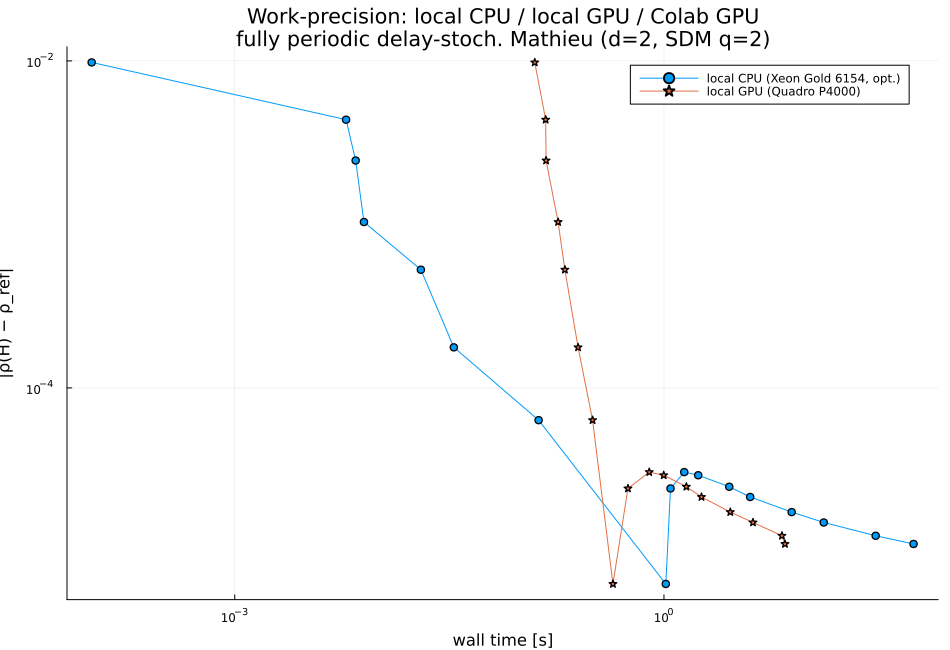

Source code (Julia):
# Combined work-precision diagram: local-CPU + local-GPU (+ Colab-GPU when
# benchmark/colab_cpu_gpu.csv exists — paste it from the Colab notebook's
# final cell). All errors are measured against the rho_ref recorded in
# benchmark/cpu_vs_gpu_wp.csv.
#
# Run:  julia --project=. benchmark/combined_wp.jl
# Out:  benchmark/combined_wp.png
using Pkg; Pkg.activate(@__DIR__)
using Plots, Printf

local_csv = joinpath(@__DIR__, "cpu_vs_gpu_wp.csv")
colab_csv = joinpath(@__DIR__, "colab_cpu_gpu.csv")

lines = readlines(local_csv)
ρ_ref = parse(Float64, split(lines[1], ":")[2])
rows = NamedTuple[]
for l in lines[3:end]
    f = split(l, ",")
    push!(rows, (p=parse(Int,f[1]), t_cpu=parse(Float64,f[2]),
                 t_gpu=parse(Float64,f[3]), ρ=parse(Float64,f[4])))
end
@printf("local: %d points, ρ_ref=%.12f\n", length(rows), ρ_ref)

plt = plot(title="Work-precision: local CPU / local GPU / Colab GPU\nfully periodic delay-stoch. Mathieu (d=2, SDM q=2)",
           xlabel="wall time [s]", ylabel="|ρ(H) − ρ_ref|",
           xscale=:log10, yscale=:log10, legend=:topright, size=(950,650))
errs = [max(abs(r.ρ-ρ_ref),1e-13) for r in rows]
plot!(plt, [max(r.t_cpu,1e-4) for r in rows], errs, marker=:circle,
      label="local CPU (Xeon Gold 6154, opt.)")
plot!(plt, [max(r.t_gpu,1e-4) for r in rows], errs, marker=:star5,
      label="local GPU (Quadro P4000)")

if isfile(colab_csv)
    clines = readlines(colab_csv)
    gpuname = startswith(clines[1],"#") ? strip(split(clines[1],":")[2]) : "Colab GPU"
    i0 = startswith(clines[1],"#") ? 3 : 2
    crows = NamedTuple[]
    for l in clines[i0:end]
        isempty(strip(l)) && continue
        f = split(l, ",")
        push!(crows, (p=parse(Int,f[1]), t_gpu=parse(Float64,f[3]),
                      ρ=parse(Float64,f[4])))
    end
    cerrs = [max(abs(r.ρ-ρ_ref),1e-13) for r in crows]
    plot!(plt, [r.t_gpu for r in crows], cerrs, marker=:diamond,
          label="Colab GPU ($gpuname)")
    # consistency check: ρ must agree at shared p
    for cr in crows
        i = findfirst(r->r.p==cr.p, rows)
        i === nothing && continue
        dis = abs(cr.ρ-rows[i].ρ)/abs(rows[i].ρ)
        dis > 1e-8 && @warn "ρ mismatch local vs colab" p=cr.p dis
    end
    println("colab: $(length(crows)) points ($gpuname)")
else
    println("(no colab CSV yet — run benchmark/colab_cpu_gpu.ipynb and save the")
    println(" printed CSV block as benchmark/colab_cpu_gpu.csv, then rerun me)")
end
savefig(plt, joinpath(@__DIR__, "combined_wp.png"))
println("wrote benchmark/combined_wp.png")
